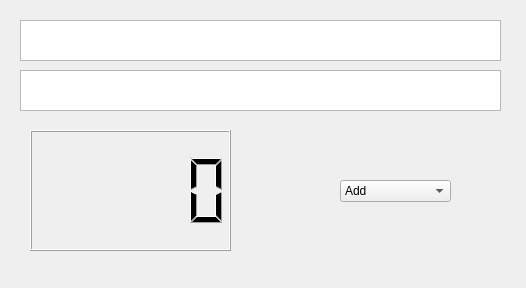
<?xml version="1.0" encoding="UTF-8"?>
<ui version="4.0">
 <class>MainWindow</class>
 <widget class="QMainWindow" name="MainWindow">
  <property name="geometry">
   <rect>
    <x>0</x>
    <y>0</y>
    <width>526</width>
    <height>288</height>
   </rect>
  </property>
  <property name="windowTitle">
   <string>MainWindow</string>
  </property>
  <widget class="QWidget" name="centralwidget">
   <widget class="QTextEdit" name="inputOne">
    <property name="geometry">
     <rect>
      <x>20</x>
      <y>20</y>
      <width>481</width>
      <height>41</height>
     </rect>
    </property>
    <property name="font">
     <font>
      <pointsize>15</pointsize>
     </font>
    </property>
   </widget>
   <widget class="QLCDNumber" name="displayNumber">
    <property name="geometry">
     <rect>
      <x>30</x>
      <y>130</y>
      <width>201</width>
      <height>121</height>
     </rect>
    </property>
   </widget>
   <widget class="QComboBox" name="boxOperation">
    <property name="geometry">
     <rect>
      <x>340</x>
      <y>180</y>
      <width>111</width>
      <height>22</height>
     </rect>
    </property>
    <item>
     <property name="text">
      <string>Add</string>
     </property>
    </item>
    <item>
     <property name="text">
      <string>Substract</string>
     </property>
    </item>
   </widget>
   <widget class="QTextEdit" name="inputTwo">
    <property name="geometry">
     <rect>
      <x>20</x>
      <y>70</y>
      <width>481</width>
      <height>41</height>
     </rect>
    </property>
    <property name="font">
     <font>
      <pointsize>15</pointsize>
     </font>
    </property>
   </widget>
  </widget>
 </widget>
 <resources/>
 <connections/>
</ui>
